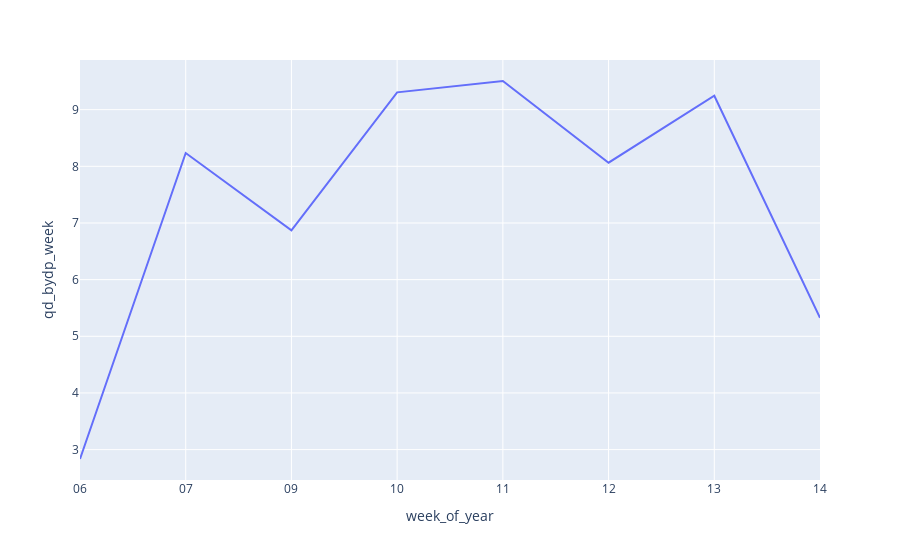

Notebook code for this chart:
### Code cell
# Creating a line graphic 
px.line(df_aux, x='week_of_year', y='qd_bydp_week')

### Figure 1 — Plotly figure (JSON) as saved in the notebook; plotly's stock layout.template omitted (floating-point values rounded to 4 significant figures)
{"data": [{"hovertemplate": "week_of_year=%{x}<br>qd_bydp_week=%{y}<extra></extra>", "legendgroup": "", "line": {"color": "#636efa", "dash": "solid"}, "marker": {"symbol": "circle"}, "mode": "lines", "name": "", "orientation": "v", "showlegend": false, "type": "scatter", "x": ["06", "07", "09", "10", "11", "12", "13", "14"], "xaxis": "x", "y": [2.834, 8.235, 6.871, 9.306, 9.506, 8.064, 9.246, 5.325], "yaxis": "y"}], "layout": {"legend": {"tracegroupgap": 0}, "margin": {"t": 60}, "xaxis": {"anchor": "y", "domain": [0, 1], "title": {"text": "week_of_year"}}, "yaxis": {"anchor": "x", "domain": [0, 1], "title": {"text": "qd_bydp_week"}}}}
